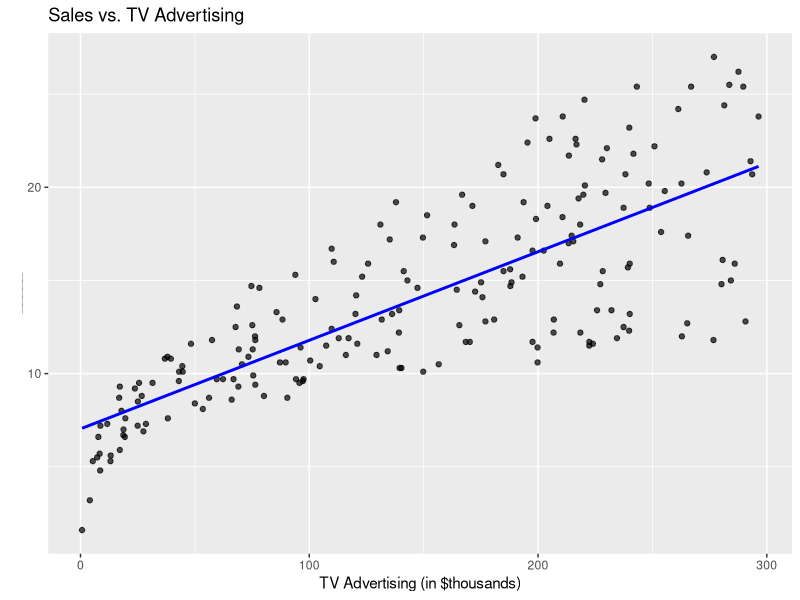
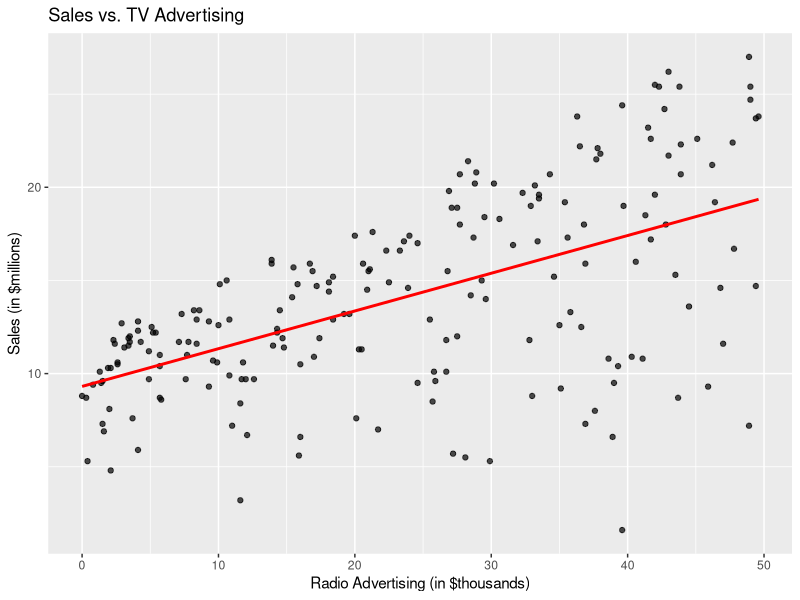
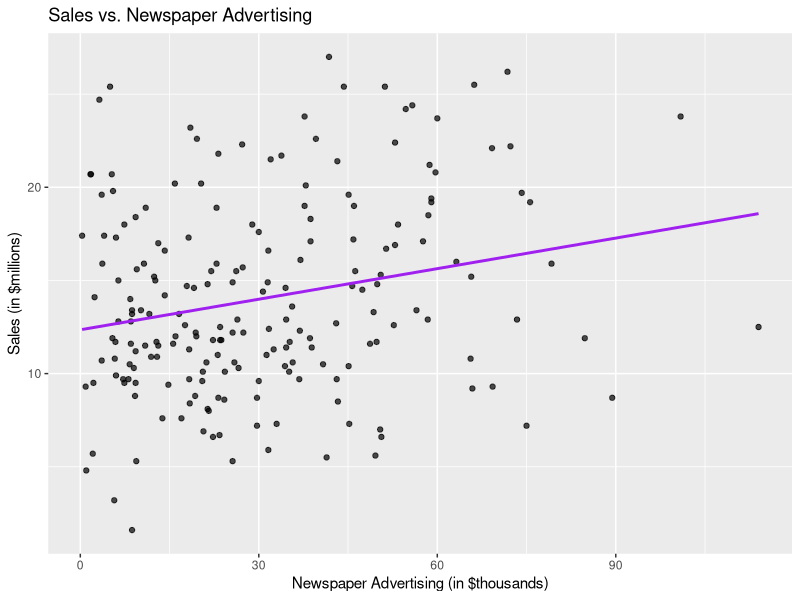

Generate these figures, in order, with R:
## ---- chunk 1
knitr::opts_chunk$set(eval = FALSE, 
                      warning = FALSE,
                      message = FALSE
                      )
## ---- chunk 2
library(readr)
library(tidyverse)
library(skimr)
library(broom)
## ---- chunk 3
advertising <- read_csv("data/advertising.csv")
## ---- chunk 4
glimpse(advertising)
## ---- chunk 5
advertising %>% skim()
## ---- chunk 6
advertising %>% 
  cor()
## ---- chunk 7
advertising %>%
  ggplot(mapping = aes(x=tv,y=sales)) + 
  geom_point(alpha=0.7) + 
  geom_smooth(method="lm",se=FALSE,color="blue") + 
  labs(title = "Sales vs. TV Advertising", 
       x= "TV Advertising (in $thousands)", 
       y="_____") #fill in the Y axis label
## ---- chunk 8
advertising %>%
  ggplot(mapping = aes(x=radio,y=sales)) + 
  geom_point(alpha=0.7) + 
  geom_smooth(method="lm",se=FALSE,color="red") + 
  labs(title = "Sales vs. TV Advertising", 
       x= "Radio Advertising (in $thousands)", 
       y="Sales (in $millions)")
## ---- chunk 9
advertising %>%
  ggplot(mapping = aes(x=newspaper,y=sales)) + 
  geom_point(alpha=0.7) + 
  geom_smooth(method="lm",se=FALSE,color="purple") + 
  labs(title = "Sales vs. Newspaper Advertising", 
       x= "Newspaper Advertising (in $thousands)", 
       y="Sales (in $millions)")
## ---- chunk 10
ad_model <- lm(sales ~ tv, data=advertising)
ad_model
